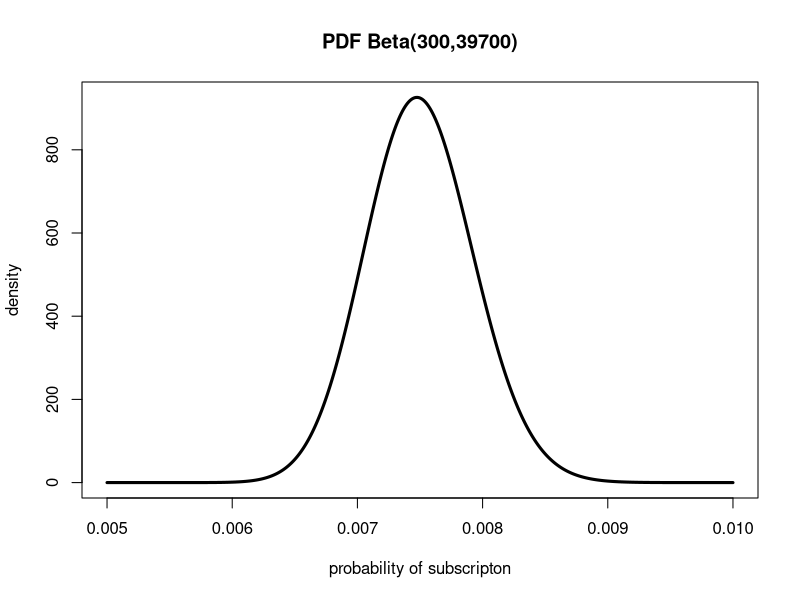

The R script that drew this image:
## ---- chunk 1
knitr::opts_chunk$set(echo = TRUE)
## ---- chunk 2
pbinom(0,100,0.00720,lower.tail=FALSE)
## ---- chunk 3
xs <- seq(0.005,0.01,by=0.00001)
plot(xs,dbeta(xs,300,40000-300),type="l",lwd=3,
     ylab="density",
     xlab="probability of subscripton",
     main="PDF Beta(300,39700)")
